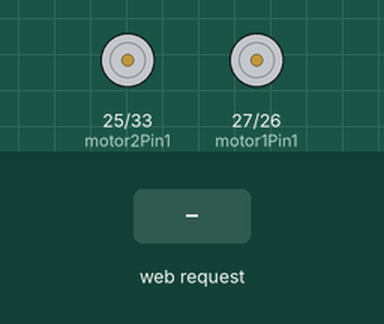
Simulated run of this sketch. Board: ESP32. On the bench: motor-driver pin pairs drawn as motors (green arrow = first pin HIGH = forward, orange = second pin HIGH = backward, longer = more drive). The test bench sets the inputs (shaded band). WiFi joins after 1.5 s; servers stay silent unless stated; what the sketch prints to the serial monitor is not drawn.

Above: at 4.7 s.
4.8 s: HTTP request GET /move?dir=AVANTI received
At 5.8 s:
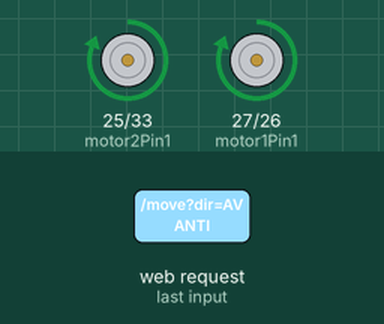
6.3 s: HTTP request GET /move?dir=STOP received
At 6.9 s:
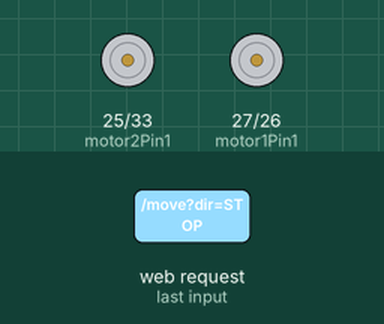
Timing chart, 0 to 9.3 s (numbered marks = the images above; inputs shaded):
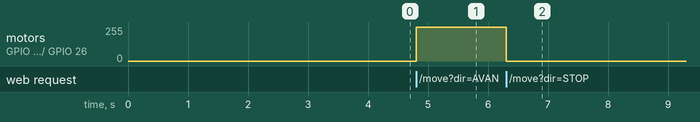

Measured:
- after the input at 4.8 s, motor on GPIO 25 (motor2Pin1) / GPIO 33 (motor2Pin2), motor on GPIO 27 (motor1Pin1) / GPIO 26 (motor1Pin2): stopped → forward 255/255 at once
- after the input at 6.3 s, motor on GPIO 25 (motor2Pin1) / GPIO 33 (motor2Pin2), motor on GPIO 27 (motor1Pin1) / GPIO 26 (motor1Pin2): forward 255/255 → stopped at once

The sketch:

remoteMove.ino
```cpp
#include <WiFi.h>
#include <ESPAsyncWebServer.h>
#include <AsyncTCP.h>

const char* ssid = "iPhone di Riccardo";
const char* password = "Verstappen104";

// Pin Motori
const int motor1Pin1 = 27;
const int motor1Pin2 = 26;
const int motor2Pin1 = 25;
const int motor2Pin2 = 33;

AsyncWebServer server(80);

void startServer() {
  server.on("/move", HTTP_GET, [](AsyncWebServerRequest *request){
    if (request->hasParam("dir")) {
      String command = request->getParam("dir")->value();
      Serial.println("Eseguo: " + command);

      if (command == "AVANTI") {
          digitalWrite(motor1Pin1, HIGH); digitalWrite(motor1Pin2, LOW);
          digitalWrite(motor2Pin1, HIGH); digitalWrite(motor2Pin2, LOW);
      } else if (command == "STOP") {
          digitalWrite(motor1Pin1, LOW); digitalWrite(motor1Pin2, LOW);
          digitalWrite(motor2Pin1, LOW); digitalWrite(motor2Pin2, LOW);
      }
      // Aggiungi qui Destra e Sinistra...

      request->send(200, "text/plain", "OK");
    }
  });

  server.begin();
  Serial.println(">>> Server Online!");
}

void setup() {
  Serial.begin(115200);

  pinMode(motor1Pin1, OUTPUT);
  pinMode(motor1Pin2, OUTPUT);
  pinMode(motor2Pin1, OUTPUT);
  pinMode(motor2Pin2, OUTPUT);

  // Forza la modalità Station e disabilita il risparmio energetico WiFi
  // che spesso causa disconnessioni sui robot
  WiFi.mode(WIFI_STA);
  WiFi.setSleep(false);

  WiFi.begin(ssid, password);

  Serial.print("Connessione in corso");
  while (WiFi.status() != WL_CONNECTED) {
    delay(500);
    Serial.print(".");
  }

  Serial.println("\nConnesso!");
  Serial.print("IP: ");
  Serial.println(WiFi.localIP());

  // Aspettiamo che il sistema operativo (FreeRTOS) finisca le sue routine post-connessione
  delay(2000);

  startServer();
}

void loop() {
  // Se perdi la connessione (es. ti allontani col telefono), prova a riconnettere
  if (WiFi.status() != WL_CONNECTED) {
    Serial.println("WiFi perso. Riconnessione...");
    WiFi.disconnect();
    WiFi.reconnect();
    delay(5000);
  }
}
```
